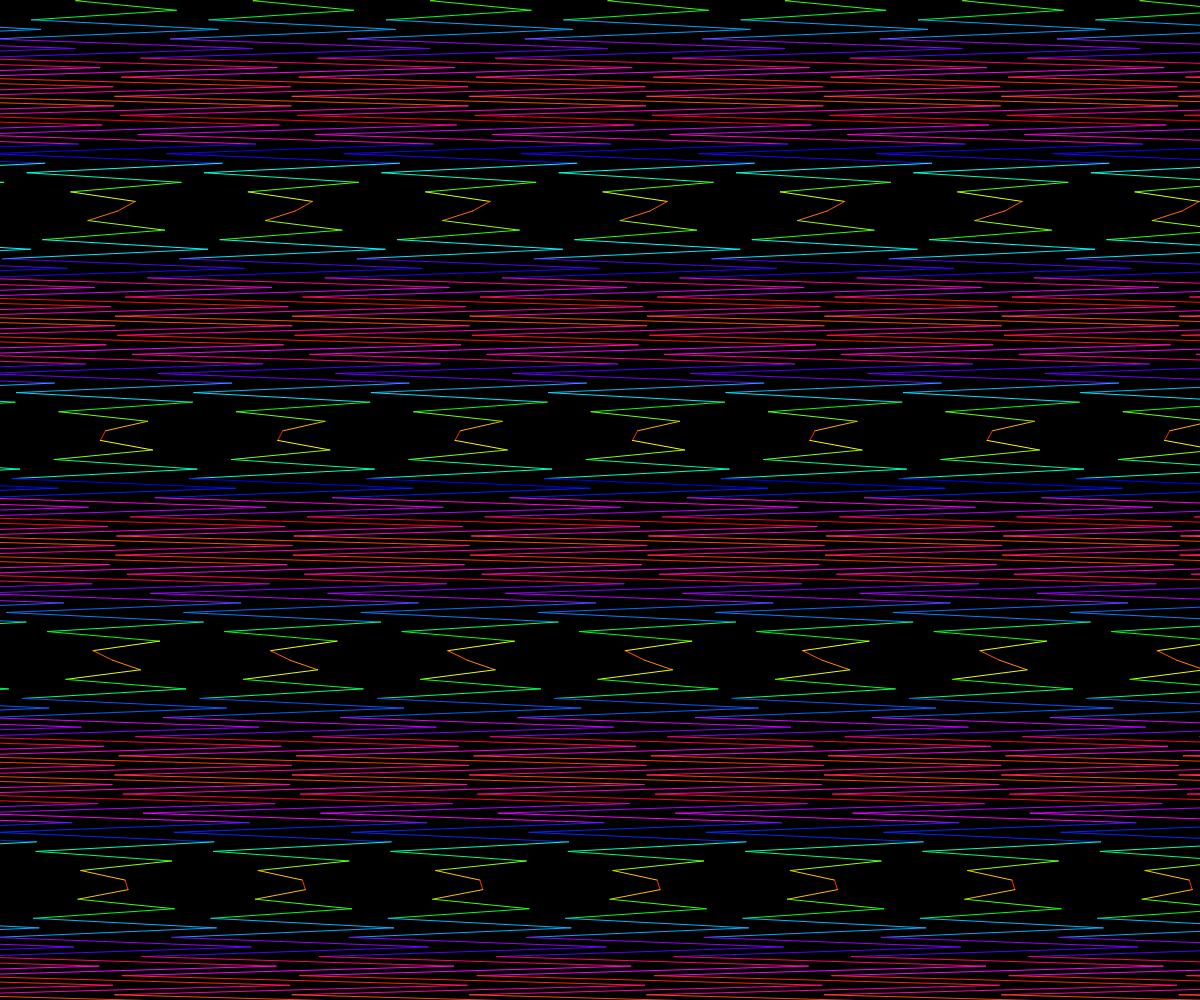
Frame 1 (no input)
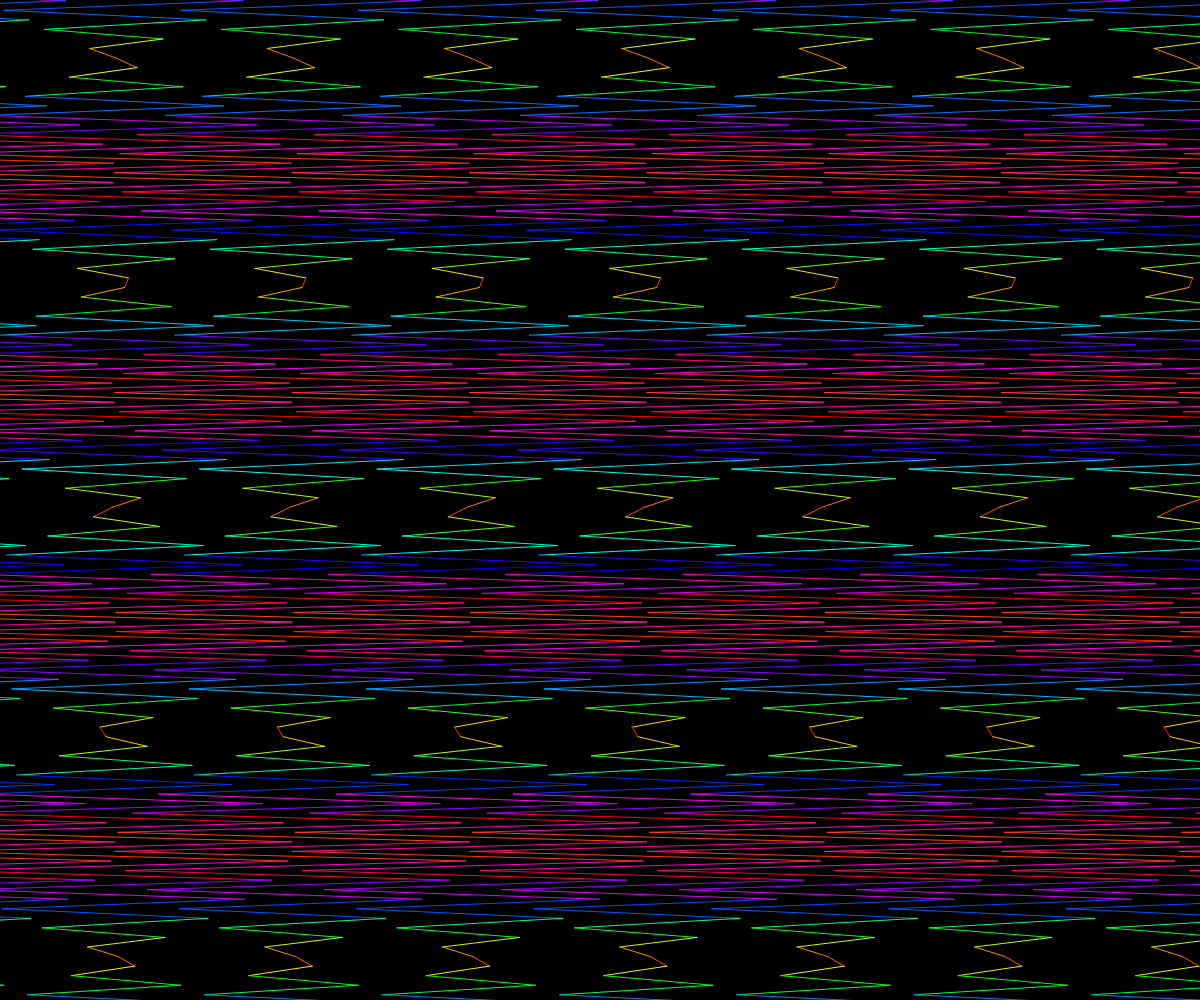
Frame 60 (no input)
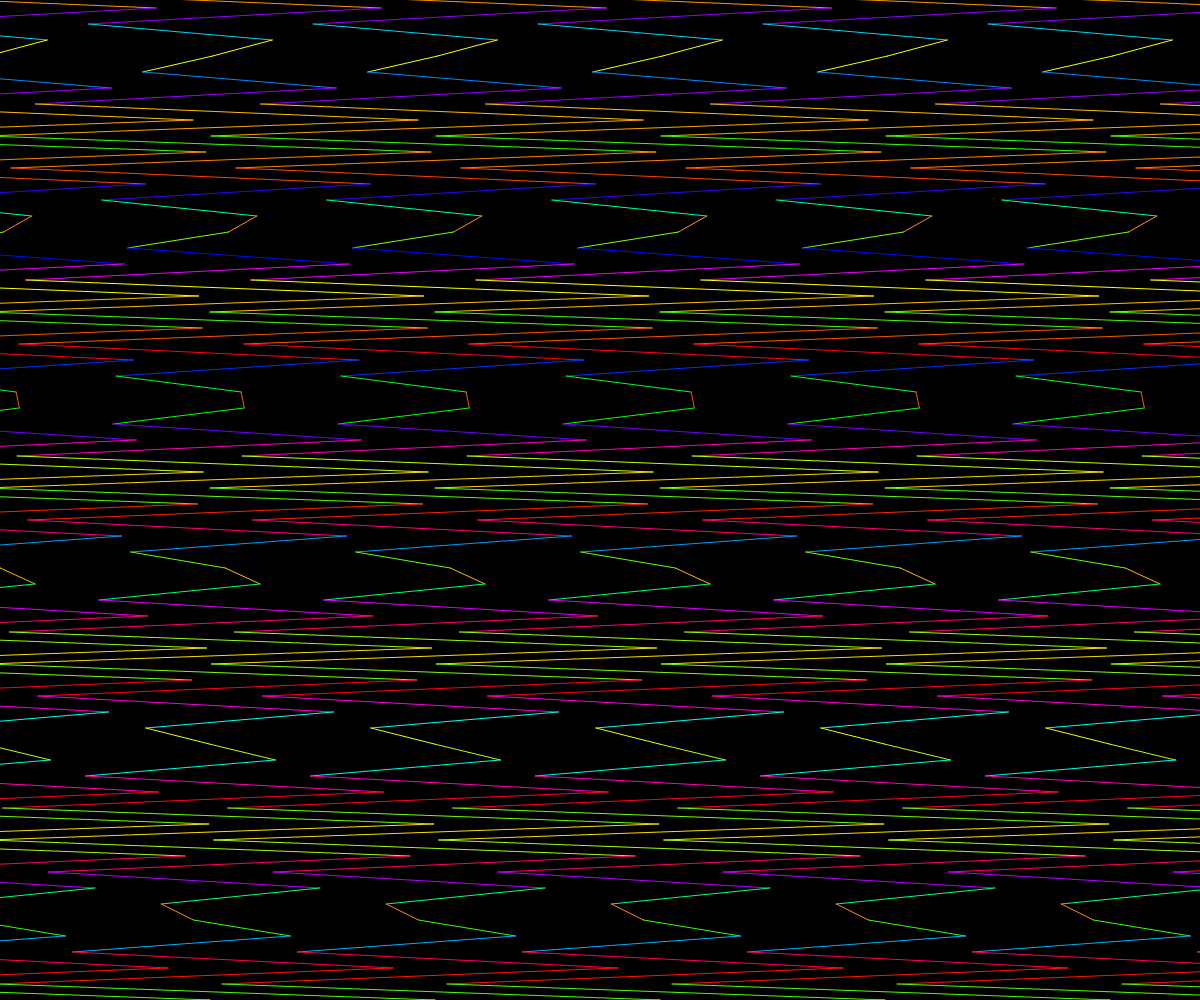
Frame 120 (the mouse pressed at the canvas centre since frame 60)

The p5.js sketch that drew these frames (run headless with seeded random() and noise() and a simulated clock; from frame 60 on, the mouse is pressed at the canvas centre):

// p5.js sketch
// ── sketch.js
let xDetail = 177.36375;
let yDetail = 9.558333;


function setup() {
	colorMode(HSB, 255,255,255);
	createCanvas(windowWidth, windowHeight);
	background(0);
	mouseX = windowWidth/3;
	mouseY = windowHeight/3;
}

function windowResized() {
  resizeCanvas(windowWidth, windowHeight);
}

function draw() {  
  translate(windowWidth/2, windowHeight/2);
  if (mouseX != 0 || mouseY != 0) {
    xDetail = map(mouseX, 0, windowWidth, windowWidth/8, windowWidth/4);
    yDetail = map(mouseY, 0, windowHeight, 2, 30);
  }

  fill(0);
  noStroke();
  rect(-windowWidth, -windowHeight, windowWidth*2, windowHeight*2);
  noFill();
  var t = radians(frameCount);
  for (var x0 = -windowWidth*.7; x0 < windowWidth*.7; x0 += xDetail) {
    var last = null;
    for (var y = -windowHeight*.7; y < windowHeight*.7; y+= yDetail) {
      var x = x0+xDetail*sin(y-t);
      var me = createVector(x, y);
      if (last!=null) {
        var hue = 20*sin(y-t);
        var d = dist(last.x, last.y, me.x, me.y);
        d *= .7;
        d += hue;
        stroke(d%255, 255, 255);
        line(last.x, last.y, me.x, me.y);
      }
      last = createVector(x, y);
    }
  }
}
// ── post.html
<!DOCTYPE html>
<html>
<head>
<title>sinewave</title>


<script src="https://cdnjs.cloudflare.com/ajax/libs/p5.js/0.6.1/p5.js"></script>
<script src="https://rawgit.com/diwi/p5.EasyCam/master/p5.easycam.js"></script>
<script src="sketch.js"></script>
<style>
html, body {
  height: 100%;
}

body {
  margin: 0;
  display: flex;

  /* This centers our sketch horizontally. */
  justify-content: center;

  /* This centers our sketch vertically. */
  align-items: center;
}

</style>
</head>
<body>
</body>
</html>
